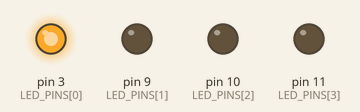
This sketch was run on a simulated Arduino Uno, built with avr-gcc and run on an emulated ATmega328P. Parts: output pins drawn as LEDs (lit = HIGH).

Above: at 0.05 s.
At 0.2 s:
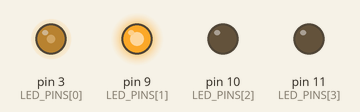
At 0.4 s:
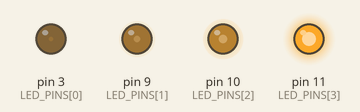
At 0.75 s:
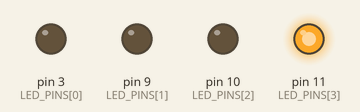
At 1.05 s:
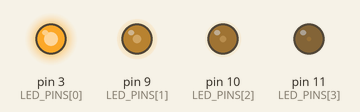
At 1.4 s:
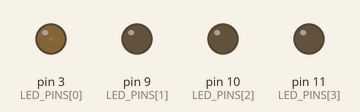
Timing chart, 0 to 3.2 s (numbered marks = the images above):
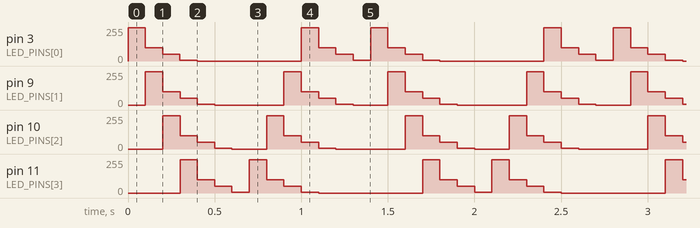

The sketch:

less_hardcode.ino
```cpp
/*GLOBAL VARIABLES HERE*/
const byte NUM_OF_LED = 4;
const byte NUM_OF_CYCLES = 7;
const byte LED_PINS[] = {3, 9, 10, 11};
const unsigned int DELAY = 100;
byte iter;
byte current_cycle;
boolean current_status;
int brightness[NUM_OF_CYCLES][NUM_OF_LED] = {
  {250,0,0,0},
  {100,250,0,0},
  {50,100,250,0},
  {5,50,100,250},
  {0,5,50,100},
  {0,0,5,50},
  {0,0,0,5},
};

void apply_brightness(int brightnesses[NUM_OF_LED]){
  for (iter = 0; iter < NUM_OF_LED; iter ++)
    analogWrite(LED_PINS[iter], brightnesses[iter]);
}

void apply_brightness_reversed(int brightnesses[NUM_OF_LED]){
  for (iter = 0; iter < NUM_OF_LED; iter ++)
    analogWrite(LED_PINS[iter], brightnesses[3 - iter]);
}

void setup() {
  iter = 0; // initialize iter as 0
  current_cycle = 0;
  current_status = true;
}

void loop() {
  if (current_cycle >= NUM_OF_CYCLES){
    current_cycle = 0;
    current_status = !current_status;
  }
  if (current_status)
    apply_brightness(brightness[current_cycle]);
  else
    apply_brightness_reversed(brightness[current_cycle]);
  current_cycle ++;
  delay(DELAY);
}
```

Measured:
- by itself, pin 3 (LED_PINS[0]): repeats every 1.4 s: 100/255 0.10 s, 50/255 0.10 s, 5/255 0.10 s, 0/255 0.60 s, 250/255 0.10 s, 100/255 0.10 s, 50/255 0.10 s, 5/255 0.10 s, 250/255 0.10 s
- by itself, pin 11 (LED_PINS[3]): repeats every 1.4 s: 100/255 0.10 s, 50/255 0.10 s, 5/255 0.10 s, 250/255 0.10 s, 100/255 0.10 s, 50/255 0.10 s, 5/255 0.10 s, 0/255 0.60 s, 250/255 0.10 s
